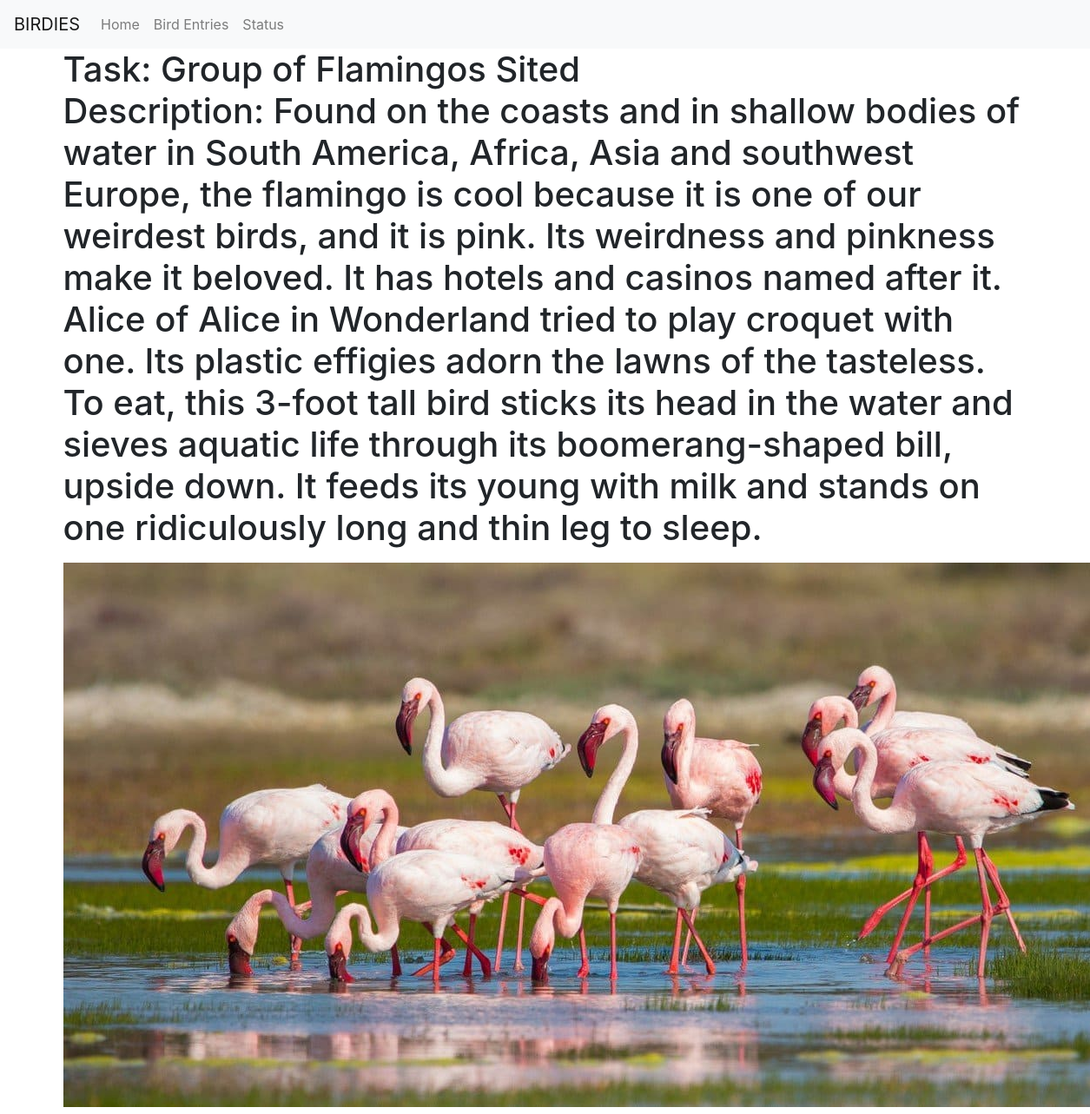
Page /task/39/ (signed in) on the committed database.
### base/models.py (models this page shows, shortened)
class Task(models.Model):
    user = models.ForeignKey(User, on_delete=models.CASCADE, null=True, blank=True)
    title = models.CharField(max_length=200)
    description = models.TextField(null=True, blank=True)
    complete = models.BooleanField(default=False)
    created = models.DateTimeField(auto_now_add=True)
    image = models.ImageField(upload_to='images/', blank=True, null=True)
    data = models.TextField(null=True, blank=True)
    wingspan = models.DecimalField(max_digits=5, decimal_places=2, blank=True, null=True)
    species = models.CharField(max_length=25,  blank=True, null=True)
    sex = models.CharField(max_length=1,  blank=True, null=True)
    age = models.IntegerField(blank=True, null=True)
    injured = models.BooleanField(default=False, null=True)
    class Meta:
        ordering = ['complete']

### base/views.py (the view)
# urls.py: path('task/<int:pk>/',  TaskDetail.as_view(), name='task'),
class TaskDetail(LoginRequiredMixin, DetailView):
    model = Task
    context_object_name = 'task'
    template_name = 'base/task.html'

### base/templates/base/task.html
{%extends "guide.html"%}{% csrf_token %} {%block title%} Home Page {% endblock %}
{%block content %}
<h1>
    Task: {{task.title}}
    <p>Description: {{task.description}}</p>
{% if object.image %}
    <img src="{{ object.image.url }}">
{% else %}
    <p></p>
{% endif %}
</h1>
{% endblock %}

### rows in the picture
Task: title "Group of Flamingos Sited", description "Found on the coasts and in shallow bodies of water in South America, Africa, Asia and southwest Europe, the flamingo is cool because it is one of our weirdest birds, and it is pink. Its weirdness and pinkness make it beloved. It has hotels and casinos named after it. Alice of Alice in Wonderland tried to play croquet with one. Its plastic effigies adorn the lawns of the tasteless. To eat, this 3-foot tall bird sticks its head in the water and sieves aquatic life through its boomerang-shaped bill, upside down. It feeds its young with milk and stands on one ridiculously long and thin leg to sleep.", image (picture)
